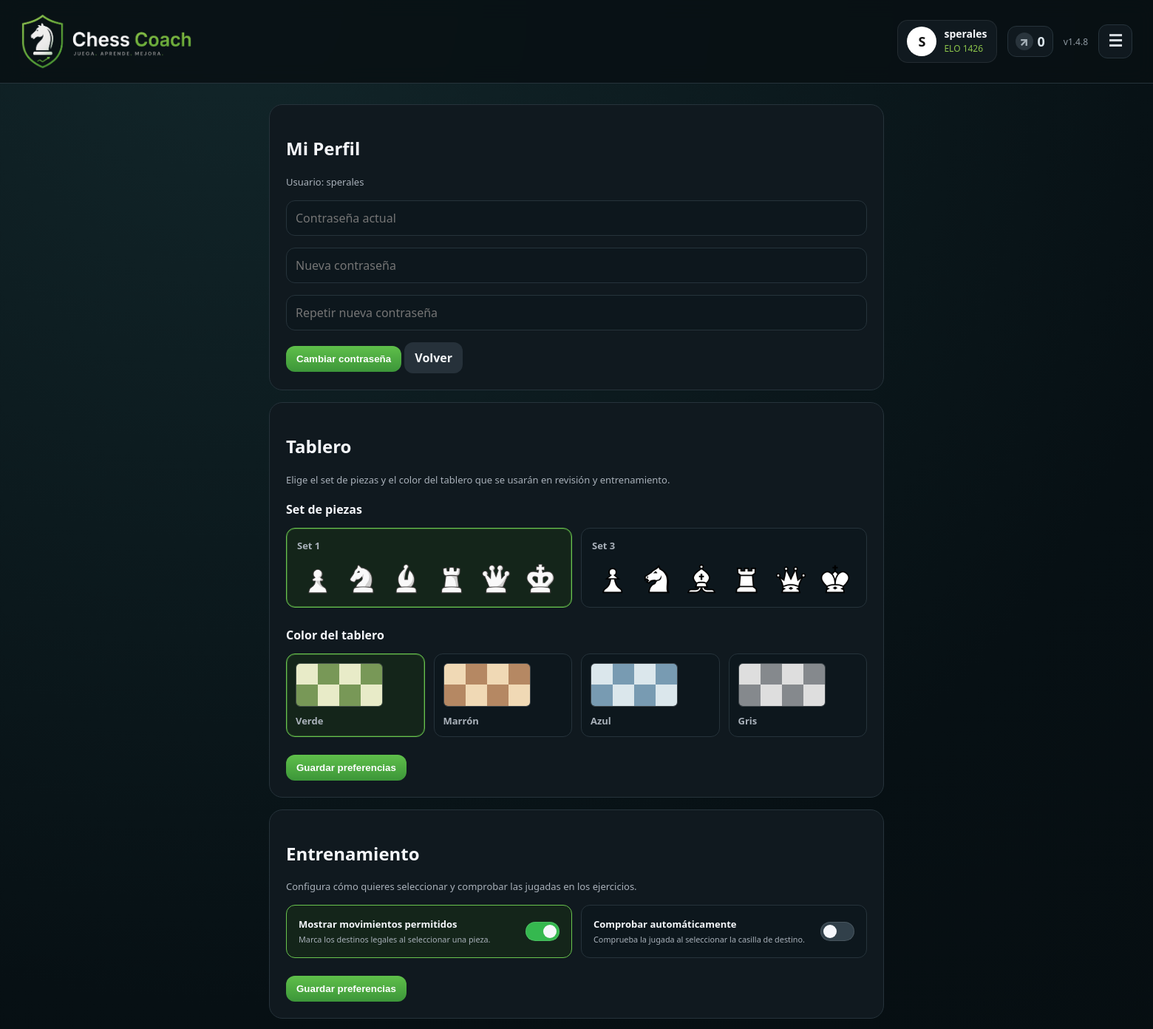
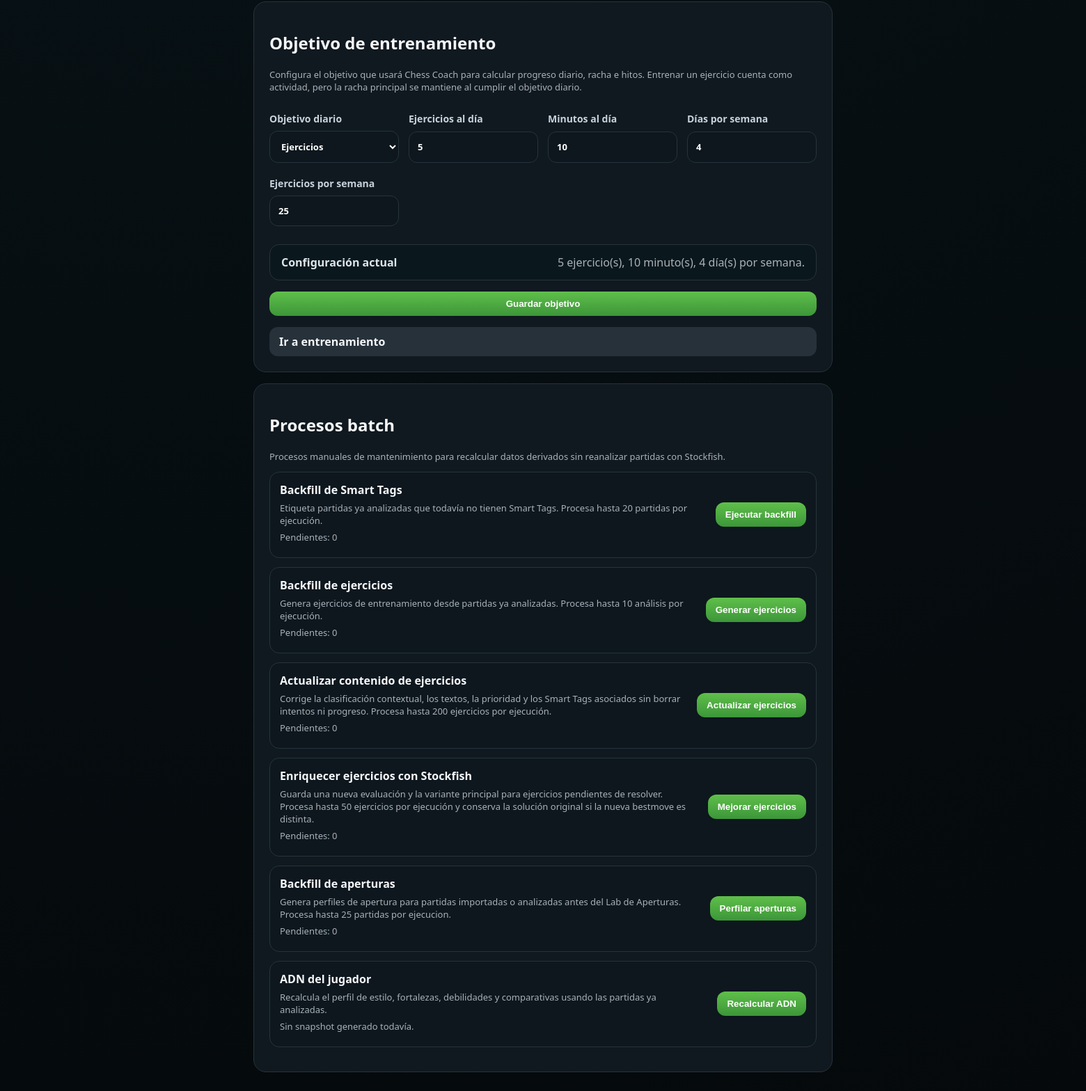
The app's page /profile.php (signed in) with its own data (2 pictures, top to bottom).
### tables this page shows
CREATE TABLE IF NOT EXISTS users (
  id INT UNSIGNED NOT NULL AUTO_INCREMENT,
  username VARCHAR(80) NOT NULL,
  password_hash VARCHAR(255) NOT NULL,
  piece_set VARCHAR(80) NOT NULL DEFAULT 'Set 1',
  board_theme VARCHAR(20) NOT NULL DEFAULT 'green',
  created_at TIMESTAMP NOT NULL DEFAULT CURRENT_TIMESTAMP,
  updated_at TIMESTAMP NULL DEFAULT NULL ON UPDATE CURRENT_TIMESTAMP,
  PRIMARY KEY (id),
  UNIQUE KEY uq_users_username (username)
);

### profile.php (the view, shortened to what the rows shown need)
<?php
require_once __DIR__.'/includes/auth.php';
require_once __DIR__.'/includes/helpers.php';
require_once __DIR__.'/includes/pieces.php';
$u = require_login();
$assetVersion = (string)filemtime(__DIR__.'/assets/css/app.css');
$pieceSets = available_piece_sets();
$boardThemes = board_theme_options();
$currentBoardTheme = normalize_board_theme($u['board_theme'] ?? null);
?>
<!doctype html>
<html lang="es">
<head>
  <link rel="stylesheet" href="assets/css/app.css?v=<?=e($assetVersion)?>">
</head>
<body class="dark-shell <?=e(board_theme_class($currentBoardTheme))?>">
<?php header_bar('Chess Coach'); ?>
<div class="app-area">
  <main class="wrap">
    <section class="card">
      <h2>Mi Perfil</h2>
      <p class="muted">Usuario: <?=e($u['username'])?></p>
      <form method="post">
        <p><input type="password" name="current_password" placeholder="Contraseña actual" required></p>
        <p><input type="password" name="new_password" placeholder="Nueva contraseña" required></p>
        <p><input type="password" name="new_password2" placeholder="Repetir nueva contraseña" required></p>
        <button>Cambiar contraseña</button>
        <a class="btn secondary" href="app.php">Volver</a>
      </form>
    </section>
    <section class="card">
      <h2>Tablero</h2>
      <form method="post">
        <div class="piece-set-options">
          <?php foreach ($pieceSets as $set): ?>
            <label class="piece-set-option">
              <span>
                <strong><?=e($set)?></strong>
                <span class="piece-set-preview" aria-hidden="true">
                  <?php foreach (['wp','wn','wb','wr','wq','wk'] as $piece): ?>
                    <img src="<?=e(piece_set_asset_path($set))?><?=e($piece)?>.png" alt="" draggable="false">
                  <?php endforeach; ?>
                </span>
              </span>
            </label>
          <?php endforeach; ?>
        </div>
        <div class="board-theme-options">
          <?php foreach ($boardThemes as $theme => $label): ?>
            <label class="board-theme-option <?=e(board_theme_class($theme))?>">
              <span>
                <span class="board-theme-preview" aria-hidden="true">
                  <?php for ($square = 0; $square < 8; $square++): ?>
                    <i class="<?= (($square + intdiv($square, 4)) % 2) === 0 ? 'light' : 'dark' ?>"></i>
                  <?php endfor; ?>
                </span>
                <strong><?=e($label)?></strong>
              </span>
            </label>
          <?php endforeach; ?>
        </div>
      </form>
    </section>
    <section class="card training-preferences-card">
      <h2>Entrenamiento</h2>
    </section>
    <section class="card training-goals-card">
      <h2>Objetivo de entrenamiento</h2>
    </section>
    <section class="card batch-card">
      <h2>Procesos batch</h2>
    </section>
  </main>
</div>
</body>
</html>

### includes/helpers.php (shortened to what the rows shown need)
<?php
require_once __DIR__ . '/config.php';
function e(?string $s): string { return htmlspecialchars($s ?? '', ENT_QUOTES, 'UTF-8'); }
function current_user_elo(): int {
  return (int)(app_config()['default_user_elo'] ?? 1426);
}
function header_bar(string $title='Chess Coach'): void {
  $user = current_user();
  $displayName = e($user['username'] ?? 'Usuario');
  $initial = strtoupper(substr($user['username'] ?? 'U', 0, 1));
  $elo = current_user_elo();
  echo '<header class="topbar">';
  echo '<div class="user-pill"><div class="avatar">'.e($initial).'</div><div><strong>'.$displayName.'</strong><small>ELO '.$elo.'</small></div></div>';
  echo '<nav class="menu" id="userMenu">';
  echo '</nav></header>';
}

### records on screen
users: username "S", username "sperales", piece_set "Set 1", label "Verde"

### other values on screen
$elo "1426"
$days "0"
$v "1.4.8"
$set "Set 3"
$label "Marrón"
$label "Azul"
$label "Gris"
$trainingGoalSettings['daily_exercise_goal'] "5"
$trainingGoalSettings['daily_minutes_goal'] "10"
$trainingGoalSettings['weekly_training_days_goal'] "4"
$pendingSmartTags "0"
$pendingTrainingExercises "0"
$pendingTrainingContent "0"
$pendingTrainingEngine "0"
$pendingOpeningProfiles "0"
